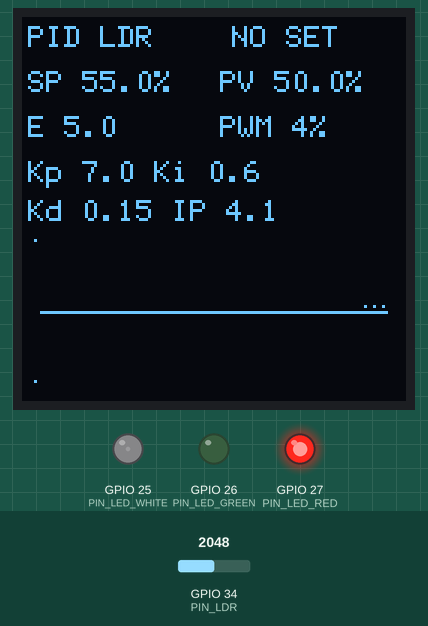
Simulated run of this program. Board: ESP32. On the bench: 128×128 one-colour display, output pins drawn as LEDs (lit = HIGH). The inputs (shaded band) are chosen by the test bench; at power-on: GPIO 34 (PIN_LDR) = 2048 (analog values on the 0–4095 scale). Storage starts empty; EEPROM starts erased; what the program prints to the serial monitor is not drawn.

Above: at 1.5 s.
1.6 s: GPIO 34 (PIN_LDR) set to 491
At 2.8 s:
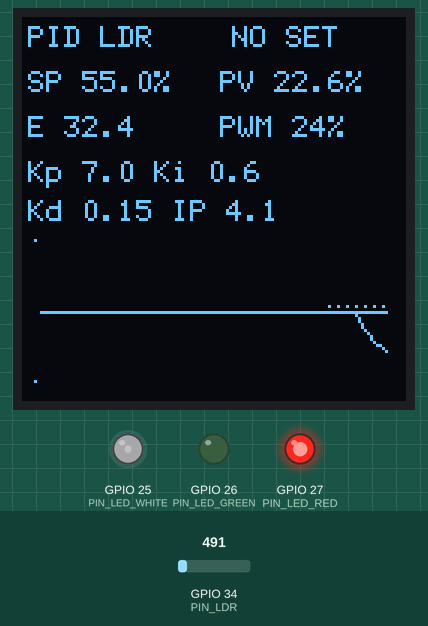
4.6 s: GPIO 34 (PIN_LDR) set to 2866
At 5.8 s:
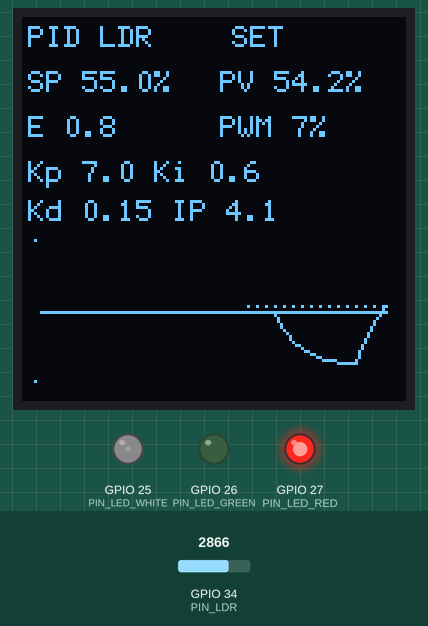
7.6 s: GPIO 34 (PIN_LDR) set to 2047
At 8.48 s:
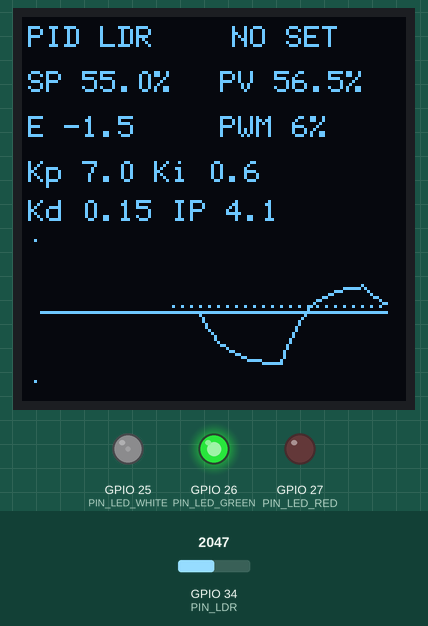
10.1 s: GPIO 34 (PIN_LDR) set to 0
At 14.76 s:
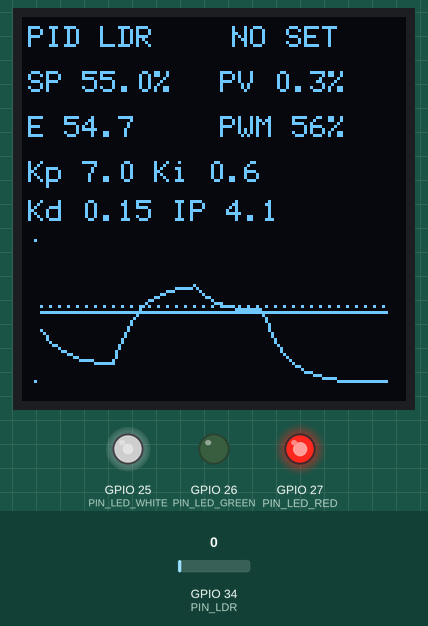
Timing chart, 0 to 22.1 s (numbered marks = the images above; inputs shaded):
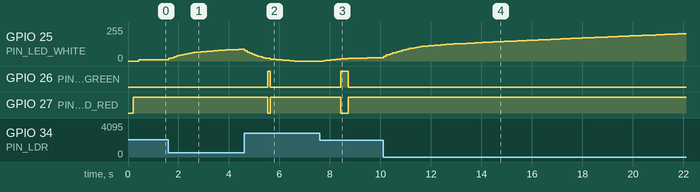

Measured:
- after the input at 4.6 s, GPIO 26 (PIN_LED_GREEN): LOW → HIGH after 0.93 s, → LOW 0.10 s later; GPIO 27 (PIN_LED_RED): HIGH → LOW after 0.93 s, → HIGH 0.10 s later
- after the input at 7.6 s, GPIO 25 (PIN_LED_WHITE): moves from 0/255 to 24/255 over 2.1 s, starting after 0.13 s; GPIO 26 (PIN_LED_GREEN): LOW → HIGH after 0.83 s, → LOW 0.30 s later; GPIO 27 (PIN_LED_RED): HIGH → LOW after 0.83 s, → HIGH 0.30 s later

The program:

main.cpp
```cpp
#include <Arduino.h>
#include <LittleFS.h>
#include <Preferences.h>
#include <U8g2lib.h>
#include <WebServer.h>
#include <WiFi.h>
#include <Wire.h>

#include "app_config.h"
#include "app_globals.h"
#include "control.h"
#include "display_ui.h"
#include "storage.h"
#include "telemetry.h"
#include "web_server.h"

// Constructor especifico para OLED SH1107 128x128 I2C. La variante SEEED corrige
// el offset de columnas que hacia que la imagen se envolviera por los lados.
U8G2_SH1107_SEEED_128X128_F_HW_I2C display(U8G2_R0, U8X8_PIN_NONE);

PidConfig config;
RuntimeState state;
Preferences preferences;
WebServer server(80);
bool fileSystemReady = false;

uint32_t lastControlMs = 0;
uint32_t lastDisplayMs = 0;
uint32_t lastSerialMs = 0;

// Buffer circular para la grafica. Cuando llega al final, vuelve al principio y
// va sobrescribiendo las muestras mas antiguas.
float graphInput[GRAPH_WIDTH] = {};
float graphSetpoint[GRAPH_WIDTH] = {};
uint8_t graphIndex = 0;
uint8_t graphCount = 0;

void setup() {
    Serial.begin(115200);
    delay(200);

    // LEDs de estado. Asumimos transistores NPN: HIGH enciende.
    pinMode(PIN_LED_GREEN, OUTPUT);
    pinMode(PIN_LED_RED, OUTPUT);
    digitalWrite(PIN_LED_GREEN, LOW);
    digitalWrite(PIN_LED_RED, HIGH);

    analogReadResolution(12);
    analogSetPinAttenuation(PIN_LDR, ADC_11db);

    // Configura el PWM del LED que ilumina la LDR.
    ledcSetup(PWM_CHANNEL, PWM_FREQUENCY, PWM_RESOLUTION);
    ledcAttachPin(PIN_LED_WHITE, PWM_CHANNEL);
    writeActuator(0);

    Wire.begin(PIN_I2C_SDA, PIN_I2C_SCL);
    Wire.setClock(100000);
    uint8_t oledAddress = scanI2cBus();
    if (oledAddress == 0x3C || oledAddress == 0x3D) {
        display.setI2CAddress(oledAddress << 1);
    }
    display.begin();
    display.setContrast(180);
    display.setPowerSave(0);
    display.clearBuffer();
    display.setFont(u8g2_font_6x12_tf);
    display.drawStr(8, 14, "OLED OK");
    display.drawStr(8, 30, "ESP-PID");
    display.sendBuffer();

    // Punto de acceso propio: no necesita router para configurar el controlador.
    loadConfig();
    fileSystemReady = LittleFS.begin(true);
    if (!fileSystemReady) {
        Serial.println(F("LittleFS no disponible. Sube la carpeta data con uploadfs."));
    }
    WiFi.mode(WIFI_AP);
    WiFi.softAP(AP_SSID, AP_PASSWORD);
    startWebServer();

    Serial.println();
    Serial.println(F("ESP PID LDR iniciado"));
    Serial.print(F("Conecta a WiFi: "));
    Serial.println(AP_SSID);
    Serial.print(F("Clave: "));
    Serial.println(AP_PASSWORD);
    Serial.print(F("Web: http://"));
    Serial.println(WiFi.softAPIP());
}

void loop() {
    uint32_t nowMs = millis();

    // El loop reparte tiempo entre web, control, pantalla y serie. No usa delay()
    // para que la pagina responda mientras el PID sigue trabajando.
    server.handleClient();
    updatePid(nowMs);

    if (nowMs - lastDisplayMs >= DISPLAY_INTERVAL_MS) {
        lastDisplayMs = nowMs;
        drawDisplay();
    }

    if (nowMs - lastSerialMs >= SERIAL_INTERVAL_MS) {
        lastSerialMs = nowMs;
        printStatus();
    }
}
```

app_globals.h
```cpp
#pragma once

#include <Preferences.h>
#include <U8g2lib.h>
#include <WebServer.h>

#include "app_config.h"

extern U8G2_SH1107_SEEED_128X128_F_HW_I2C display;
extern PidConfig config;
extern RuntimeState state;
extern Preferences preferences;
extern WebServer server;
extern bool fileSystemReady;

extern uint32_t lastControlMs;
extern uint32_t lastDisplayMs;
extern uint32_t lastSerialMs;

extern float graphInput[GRAPH_WIDTH];
extern float graphSetpoint[GRAPH_WIDTH];
extern uint8_t graphIndex;
extern uint8_t graphCount;
```

control.h
```cpp
#pragma once

#include <Arduino.h>

void writeActuator(float output);
void resetPidState();
void updatePid(uint32_t nowMs);
```

display_ui.h
```cpp
#pragma once

#include <Arduino.h>

uint8_t scanI2cBus();
void drawDisplay();
```

formatting.h
```cpp
#pragma once

#include <Arduino.h>

String formatFloat(float value, uint8_t decimals = 2);
```

sensor.h
```cpp
#pragma once

#include <Arduino.h>

float readLightPercent(uint16_t &raw);
float readFilteredLightPercent();
```

storage.h
```cpp
#pragma once

void saveConfig();
void loadConfig();
```

telemetry.h
```cpp
#pragma once

void printStatus();
```

web_server.h
```cpp
#pragma once

void startWebServer();
```

control.cpp
```cpp
#include "control.h"

#include "app_globals.h"
#include "sensor.h"

namespace {

// Anade la muestra actual a la grafica usando el buffer circular.
void addGraphSample() {
    graphInput[graphIndex] = state.input;
    graphSetpoint[graphIndex] = config.setpoint;
    graphIndex = (graphIndex + 1) % GRAPH_WIDTH;
    if (graphCount < GRAPH_WIDTH) {
        graphCount++;
    }
}

// Control de los LEDs de estado con banda de histeresis para evitar parpadeos
// cuando la variable esta justo en el borde del setpoint.
void updateStatusLeds() {
    float absError = fabsf(state.error);
    if (state.inSet) {
        state.inSet = absError <= SET_EXIT_BAND;
    } else {
        state.inSet = absError <= SET_ENTER_BAND;
    }

    digitalWrite(PIN_LED_GREEN, state.inSet ? HIGH : LOW);
    digitalWrite(PIN_LED_RED, state.inSet ? LOW : HIGH);
}

}

// Aplica la salida PID al PWM del LED blanco.
void writeActuator(float output) {
    uint16_t duty = static_cast<uint16_t>(constrain(output, 0.0f, static_cast<float>(PWM_MAX)));
    ledcWrite(PWM_CHANNEL, duty);
}

// Reinicia las partes internas del PID. Se usa al cambiar parametros para que la
// integral vieja no arrastre el nuevo ajuste.
void resetPidState() {
    state.integral = 0.0f;
    state.derivative = 0.0f;
    state.lastError = 0.0f;
    state.filterReady = false;
}

// Ejecuta el controlador cada CONTROL_INTERVAL_MS. Es no bloqueante: si aun no ha
// pasado el tiempo, sale y deja al loop atender la web y la pantalla.
void updatePid(uint32_t nowMs) {
    if (lastControlMs == 0) {
        lastControlMs = nowMs;
        state.input = readFilteredLightPercent();
        return;
    }

    uint32_t elapsedMs = nowMs - lastControlMs;
    if (elapsedMs < CONTROL_INTERVAL_MS) {
        return;
    }

    float dt = static_cast<float>(elapsedMs) / 1000.0f;
    lastControlMs = nowMs;

    state.input = readFilteredLightPercent();
    state.error = config.setpoint - state.input;
    state.integral += state.error * dt;
    state.derivative = (state.error - state.lastError) / dt;

    // PID discreto: P responde al error actual, I al error acumulado y D a la
    // velocidad de cambio del error.
    float unclamped = (config.kp * state.error) + (config.ki * state.integral) + (config.kd * state.derivative);
    state.output = constrain(unclamped, config.outMin, config.outMax);

    // Anti-windup simple: si la salida esta saturada y la integral empuja aun mas
    // hacia la saturacion, deshacemos la ultima acumulacion integral.
    bool saturatedHigh = unclamped > config.outMax && state.error > 0.0f;
    bool saturatedLow = unclamped < config.outMin && state.error < 0.0f;
    if (saturatedHigh || saturatedLow) {
        state.integral -= state.error * dt;
    }

    state.lastError = state.error;
    writeActuator(state.output);
    updateStatusLeds();
    addGraphSample();
}
```

display_ui.cpp
```cpp
#include "display_ui.h"

#include <Wire.h>

#include "app_globals.h"
#include "formatting.h"

namespace {

// Traduce un porcentaje 0..100 a una coordenada Y de la grafica. En pantalla, Y
// crece hacia abajo, por eso se invierte el calculo.
uint8_t graphY(float percent) {
    percent = constrain(percent, 0.0f, 100.0f);
    return GRAPH_Y + GRAPH_HEIGHT - 1 - static_cast<uint8_t>((percent * (GRAPH_HEIGHT - 1)) / 100.0f);
}

}

// Escaner de bus para diagnosticar la pantalla OLED. Si no aparece 0x3C o 0x3D,
// normalmente hay un problema de cableado/alimentacion o SDA/SCL intercambiados.
uint8_t scanI2cBus() {
    uint8_t foundAddress = 0;

    Serial.println(F("Escaneando bus I2C..."));
    for (uint8_t address = 1; address < 127; address++) {
        Wire.beginTransmission(address);
        uint8_t error = Wire.endTransmission();
        if (error == 0) {
            Serial.print(F("I2C encontrado en 0x"));
            if (address < 16) {
                Serial.print('0');
            }
            Serial.println(address, HEX);
            if (foundAddress == 0) {
                foundAddress = address;
            }
        }
    }

    if (foundAddress == 0) {
        Serial.println(F("No hay dispositivos I2C. Revisa VCC, GND, SDA y SCL."));
    }

    return foundAddress;
}

// Dibuja la pantalla OLED: datos compactos arriba y grafica de SP/PV abajo.
void drawDisplay() {
    constexpr uint8_t x = 2;

    display.clearBuffer();
    display.setFont(u8g2_font_6x12_tf);
    display.drawStr(x, 10, "PID LDR");
    display.setCursor(70, 10);
    display.print(state.inSet ? F("SET") : F("NO SET"));

    display.setCursor(x, 25);
    display.print(F("SP "));
    display.print(formatFloat(config.setpoint, 1));
    display.print(F("%"));

    display.setCursor(66, 25);
    display.print(F("PV "));
    display.print(formatFloat(state.input, 1));
    display.print(F("%"));

    display.setCursor(x, 40);
    display.print(F("E "));
    display.print(formatFloat(state.error, 1));

    display.setCursor(66, 40);
    display.print(F("PWM "));
    display.print(formatFloat((state.output * 100.0f) / PWM_MAX, 0));
    display.print(F("%"));

    display.setCursor(x, 55);
    display.print(F("Kp "));
    display.print(formatFloat(config.kp, 1));
    display.print(F(" Ki "));
    display.print(formatFloat(config.ki, 1));

    display.setCursor(x, 68);
    display.print(F("Kd "));
    display.print(formatFloat(config.kd, 2));
    display.print(F(" IP 4.1"));

    display.drawHLine(GRAPH_X, graphY(50.0f), GRAPH_WIDTH);
    display.drawPixel(GRAPH_X - 2, graphY(100.0f));
    display.drawPixel(GRAPH_X - 2, graphY(0.0f));

    // PV se dibuja como linea continua. SP se dibuja con puntos para distinguirlo
    // sin necesitar colores en una pantalla monocroma.
    int16_t previousInputX = -1;
    int16_t previousInputY = -1;
    uint8_t firstX = GRAPH_X + GRAPH_WIDTH - graphCount;
    for (uint8_t i = 0; i < graphCount; i++) {
        uint8_t sampleIndex = (graphCount == GRAPH_WIDTH) ? (graphIndex + i) % GRAPH_WIDTH : i;
        uint8_t px = firstX + i;
        uint8_t inputY = graphY(graphInput[sampleIndex]);
        uint8_t setY = graphY(graphSetpoint[sampleIndex]);

        if ((i % 3) == 0) {
            display.drawPixel(px, setY);
        }
        if (previousInputX >= 0) {
            display.drawLine(previousInputX, previousInputY, px, inputY);
        }
        previousInputX = px;
        previousInputY = inputY;
    }

    display.sendBuffer();
}
```

formatting.cpp
```cpp
#include "formatting.h"

// Convierte float a String con control de decimales. En Arduino suele ser mas
// portable que confiar en formatos printf con floats.
String formatFloat(float value, uint8_t decimals) {
    char buffer[20];
    dtostrf(value, 0, decimals, buffer);
    return String(buffer);
}
```

sensor.cpp
```cpp
#include "sensor.h"

#include "app_globals.h"

// Lee el ADC varias veces y devuelve la luz como porcentaje 0..100. El promedio
// reduce ruido instantaneo del ADC y del divisor LDR.
float readLightPercent(uint16_t &raw) {
    uint32_t accumulator = 0;
    for (uint8_t i = 0; i < ADC_SAMPLES; i++) {
        accumulator += analogRead(PIN_LDR);
        delayMicroseconds(250);
    }

    raw = accumulator / ADC_SAMPLES;
    float percent = (static_cast<float>(raw) * 100.0f) / 4095.0f;
    if (config.invertSensor) {
        percent = 100.0f - percent;
    }
    return constrain(percent, 0.0f, 100.0f);
}

// Filtro exponencial: combina una parte pequeña de la lectura nueva con la lectura
// filtrada anterior. Baja SENSOR_FILTER_ALPHA para mas suavidad, subelo para mas rapidez.
float readFilteredLightPercent() {
    state.rawPercent = readLightPercent(state.raw);
    if (!state.filterReady) {
        state.input = state.rawPercent;
        state.filterReady = true;
    } else {
        state.input += SENSOR_FILTER_ALPHA * (state.rawPercent - state.input);
    }

    return state.input;
}
```

storage.cpp
```cpp
#include "storage.h"

#include "app_globals.h"

// Guarda la configuracion PID en NVS para recuperarla despues de reiniciar.
void saveConfig() {
    preferences.begin("pid", false);
    preferences.putFloat("setpoint", config.setpoint);
    preferences.putFloat("kp", config.kp);
    preferences.putFloat("ki", config.ki);
    preferences.putFloat("kd", config.kd);
    preferences.putFloat("outMin", config.outMin);
    preferences.putFloat("outMax", config.outMax);
    preferences.putBool("invert", config.invertSensor);
    preferences.end();
}

// Carga la configuracion guardada. Si no existe todavia, conserva los valores por defecto.
void loadConfig() {
    preferences.begin("pid", true);
    config.setpoint = preferences.getFloat("setpoint", config.setpoint);
    config.kp = preferences.getFloat("kp", config.kp);
    config.ki = preferences.getFloat("ki", config.ki);
    config.kd = preferences.getFloat("kd", config.kd);
    config.outMin = preferences.getFloat("outMin", config.outMin);
    config.outMax = preferences.getFloat("outMax", config.outMax);
    config.invertSensor = preferences.getBool("invert", config.invertSensor);
    preferences.end();
}
```

telemetry.cpp
```cpp
#include "telemetry.h"

#include <Arduino.h>

#include "app_globals.h"

// Telemetria por monitor serie para ajustar y depurar sin depender de la web.
void printStatus() {
    Serial.print(F("Luz="));
    Serial.print(state.input, 1);
    Serial.print(F("% Set="));
    Serial.print(config.setpoint, 1);
    Serial.print(F("% Error="));
    Serial.print(state.error, 1);
    Serial.print(F(" PWM="));
    Serial.print(state.output, 0);
    Serial.print(F(" Estado="));
    Serial.println(state.inSet ? F("SET") : F("NO SET"));
}
```

web_server.cpp
```cpp
#include "web_server.h"

#include <LittleFS.h>

#include "app_globals.h"
#include "control.h"
#include "formatting.h"
#include "storage.h"

namespace {

bool streamFile(const char *path, const char *contentType) {
    if (!fileSystemReady) {
        server.send(503, "text/plain", "LittleFS no esta disponible");
        return false;
    }

    File file = LittleFS.open(path, "r");
    if (!file) {
        server.send(404, "text/plain", "Archivo no encontrado");
        return false;
    }

    server.streamFile(file, contentType);
    file.close();
    return true;
}

// Lee un campo numerico enviado por formulario. Si no existe, conserva el valor anterior.
float readParameter(const String &name, float fallback) {
    if (!server.hasArg(name)) {
        return fallback;
    }
    return server.arg(name).toFloat();
}

// Los checkboxes HTML solo se envian cuando estan marcados.
bool readCheckbox(const String &name) {
    return server.hasArg(name) && server.arg(name) == "on";
}

// Rutas del servidor web.
void handleRoot() {
    streamFile("/index.html", "text/html");
}

void handleStyle() {
    streamFile("/style.css", "text/css");
}

void handleScript() {
    streamFile("/app.js", "application/javascript");
}

// Recibe el formulario, valida rangos basicos, reinicia el PID y guarda en NVS.
void handleConfig() {
    config.setpoint = constrain(readParameter("setpoint", config.setpoint), 0.0f, 100.0f);
    config.kp = readParameter("kp", config.kp);
    config.ki = readParameter("ki", config.ki);
    config.kd = readParameter("kd", config.kd);
    config.outMin = constrain(readParameter("outMin", config.outMin), 0.0f, static_cast<float>(PWM_MAX));
    config.outMax = constrain(readParameter("outMax", config.outMax), 0.0f, static_cast<float>(PWM_MAX));
    if (config.outMin > config.outMax) {
        float previousMin = config.outMin;
        config.outMin = config.outMax;
        config.outMax = previousMin;
    }
    config.invertSensor = readCheckbox("invert");
    resetPidState();
    saveConfig();

    server.send(200, "text/plain", "OK");
}

// Boton web para reiniciar solo el estado interno del PID.
void handleReset() {
    resetPidState();
    server.send(200, "text/plain", "OK");
}

// Configuracion guardada para rellenar el formulario de la pagina estatica.
void handleConfigJson() {
    String json;
    json.reserve(180);
    json += F("{\"setpoint\":");
    json += formatFloat(config.setpoint, 2);
    json += F(",\"kp\":");
    json += formatFloat(config.kp, 2);
    json += F(",\"ki\":");
    json += formatFloat(config.ki, 2);
    json += F(",\"kd\":");
    json += formatFloat(config.kd, 2);
    json += F(",\"outMin\":");
    json += formatFloat(config.outMin, 0);
    json += F(",\"outMax\":");
    json += formatFloat(config.outMax, 0);
    json += F(",\"invert\":");
    json += config.invertSensor ? F("true") : F("false");
    json += F("}");
    server.send(200, "application/json", json);
}

// Datos vivos en JSON para que la pagina actualice las tarjetas sin recargar.
void handleStatusJson() {
    String json;
    json.reserve(320);
    json += F("{\"input\":");
    json += formatFloat(state.input, 2);
    json += F(",\"setpoint\":");
    json += formatFloat(config.setpoint, 2);
    json += F(",\"error\":");
    json += formatFloat(state.error, 2);
    json += F(",\"output\":");
    json += formatFloat(state.output, 0);
    json += F(",\"raw\":");
    json += String(state.raw);
    json += F(",\"rawPercent\":");
    json += formatFloat(state.rawPercent, 2);
    json += F(",\"inSet\":");
    json += state.inSet ? F("true") : F("false");
    json += F("}");
    server.send(200, "application/json", json);
}

}

// Registra las URL disponibles.
void startWebServer() {
    server.on("/", HTTP_GET, handleRoot);
    server.on("/index.html", HTTP_GET, handleRoot);
    server.on("/style.css", HTTP_GET, handleStyle);
    server.on("/app.js", HTTP_GET, handleScript);
    server.on("/config", HTTP_POST, handleConfig);
    server.on("/config.json", HTTP_GET, handleConfigJson);
    server.on("/reset", HTTP_POST, handleReset);
    server.on("/status", HTTP_GET, handleStatusJson);
    server.begin();
}
```

Source omitted: app_config.h (2154 bytes)
